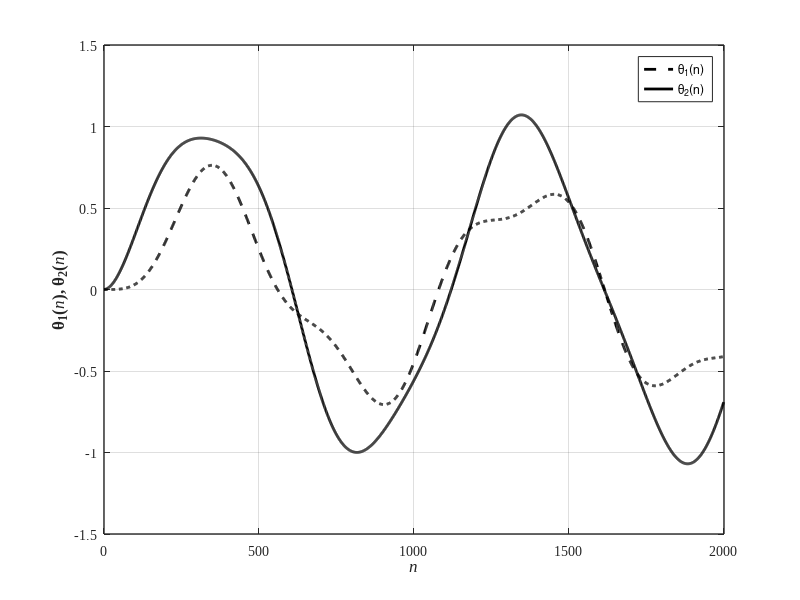

Write the MATLAB code that produced this figure.
%% Example 6-13: Response of 2DOF disks system under harmonic loading

clear; close all; clc;
%%
I = 1;              % mass
k = 1;              % torsional stiffness (= GJ/L)
M = I*[1 0;0 1];    % mass matrix
K = k*[2 -1;-1 1];  %stiffness matrix
[u,W] = eig(K,M);   % eigenvalue problem
                    % W =  eigenvalues
u(:,1) = u(:,1)/max(u(:,1));    % normalization
u(:,2) = u(:,2)/max(u(:,2));
[w(1),I1] = min(max(W));        % relabeling of the eigenvalues
[w(2),I2] = max(max(W));
w(1) = sqrt(w(1));  % Lowest natural frequency
w(2) = sqrt(w(2));  % highest natural frequency
U(:,1) = u(:,I1);   % relabelling of the eigenvectors
U(:,2) = u(:,I2);
m1 = U(:,1)'*M*U(:,1);          % mass quantities
m2 = U(:,2)'*M*U(:,2);
T = 0.01;           % sampling period
N = 2000;           % sampling times
M2 = 1;             % second disk torque amplitude
alpha = 1;
n = [1:N];
N1 = U(:,1)'*[zeros(1,N);M2*exp(-alpha*n*T)]; % modal forces
N2 = U(:,2)'*[zeros(1,N);M2*exp(-alpha*n*T)];
g1 = T*sin((n-1)*w(1)*T)/(m1*w(1));           % discrete time impulse responses
g2 = T*sin((n-1)*w(2)*T)/(m2*w(2));
c1 = conv(N1,g1);   % convolution sum
c2 = conv(N2,g2);
theta = U(:,1)*c1(1:N)+U(:,2)*c2(1:N);        % N samples for plotting
n = [0:N-1];

%%
figure(1)
set(figure(1), 'Position', [200   100   883   400])
    hold on; grid on; box on;
    plot1  =  plot(n,theta(1,:),n,theta(2,:));

    set(plot1(1),'LineStyle','--','DisplayName','\theta_{1}(n)','LineWidth',2,'Color',[0 0 0]);
    set(plot1(2),'LineStyle','-','DisplayName','\theta_{2}(n)','LineWidth',2,'Color',[0 0 0]);

    set(gca, 'LineWidth',1, 'FontWeight','normal', 'FontName','Times New Roman', 'FontSize',10)               
%     title('Response by the Convolution Sum', 'fontsize',12, 'fontname','Times New Roman','FontWeight','Bold')
    xlabel('\itn', 'fontsize',12, 'fontname','Times New Roman','FontWeight','Bold')
    ylabel('\theta_1({\itn}), \theta_2({\itn})', 'fontsize',12, 'fontname','Times New Roman','FontWeight','Bold')

    legend('show')

print('EX_6_13','-dpng')

     %% make subplots closer
SF = 0.1;
a = 1; b = 1;
......................................................
for i = 1:a*b
    h = subplot(a,b,i); % Get handle to subplot #i.
%     if i ~= 1; set(h,'YTickLabel',[]); end

    pos1 = get(h, 'Position');
    pos2 = [pos1(1)-SF/2*pos1(1),  pos1(2),   pos1(3)*(1+SF),   pos1(4)];
    
    set(h, 'Position', pos2);
end
